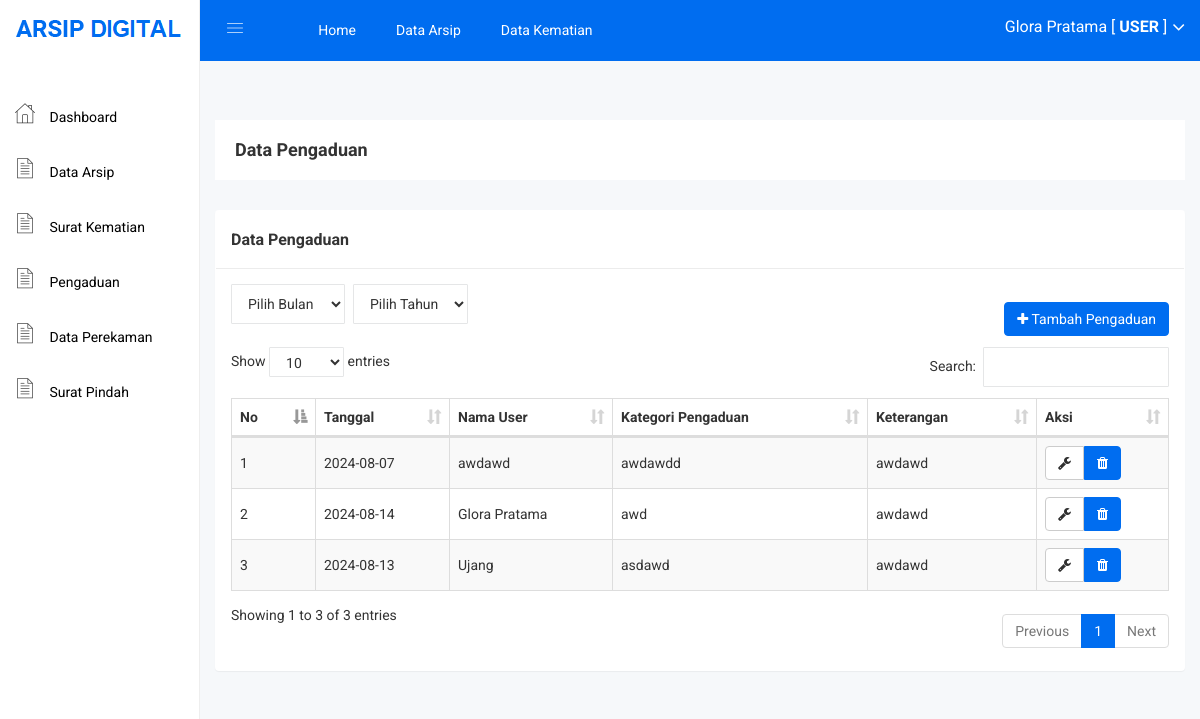
Page /user/pengaduan.php (signed in) on the committed database.
### tables this page shows
CREATE TABLE IF NOT EXISTS `pengaduan` (
  `id_pengaduan` int NOT NULL AUTO_INCREMENT,
  `tanggal` date NOT NULL,
  `nama_user` varchar(255) NOT NULL,
  `kategori_pengaduan` varchar(255) NOT NULL,
  `keterangan` text NOT NULL,
  PRIMARY KEY (`id_pengaduan`)
);

### user/pengaduan.php (the view, shortened to what this page needs)
<?php include 'header.php'; ?>
<br>
<br>
<div class="breadcome-area">
    <div class="container-fluid">
        <div class="row">
            <div class="col-lg-12 col-md-12 col-sm-12 col-xs-12">
                <div class="breadcome-list">
                    <div class="row">
                        <div class="col-lg-6 col-md-6 col-sm-6 col-xs-12">
                            <div class="breadcome-heading">
                                <h4 style="margin-bottom: 0px">Data Pengaduan</h4>
                            </div>
                        </div>
                    </div>
                </div>
            </div>
        </div>
    </div>
</div>
<div class="container-fluid">
    <div class="panel panel">
        <div class="panel-heading">
            <h3 class="panel-title">Data Pengaduan</h3>
        </div>
        <div class="panel-body">
            <div class="d-flex align-items-center justify-content-between mb-2">
                <div class="d-flex">
                    <div class="form-group">
                        <?= renderMonthSelect('bulan'); ?>
                    </div>
                    <div class="form-group mx-2">
                        <?= renderYearSelect('tahun', 2020, 2025); ?>
                    </div>
                </div>
                <div>
                    <a href="pengaduan_tambah.php" class="btn btn-primary"><i class="fa fa-plus"></i> Tambah Pengaduan</a>
                </div>
            </div>
            <table id="table" class="table table-bordered table-striped table-hover table-datatable">
                <thead>
                    <tr>
                        <th>No</th>
                        <th>Tanggal</th>
                        <th>Nama User</th>
                        <th>Kategori Pengaduan</th>
                        <th>Keterangan</th>
                        <th>Aksi</th>
                    </tr>
                </thead>
                <tbody>
                    <?php
                    $no = 1;
                    $bulan = isset($_GET['bulan']) ? $_GET['bulan'] : date('m');
                    $tahun = isset($_GET['tahun']) ? $_GET['tahun'] : date('Y');
                    $data = mysqli_query($koneksi, "SELECT * FROM pengaduan WHERE MONTH(tanggal)='$bulan' AND YEAR(tanggal)='$tahun'");
                    while ($d = mysqli_fetch_array($data)) {
                    ?>
                        <tr>
                            <td><?= $no++; ?></td>
                            <td><?= $d['tanggal']; ?></td>
                            <td><?= $d['nama_user']; ?></td>
                            <td><?= $d['kategori_pengaduan']; ?></td>
                            <td><?= $d['keterangan']; ?></td>
                            <td>
                                <div class="btn-group">
                                    <a href="pengaduan_edit.php?id=<?= $d['id_pengaduan']; ?>" class="btn btn-default"><i class="fa fa-wrench"></i></a>
                                    <button type="button" class="btn btn-primary" data-toggle="modal" data-target="#deleteModal_<?= $d['id_pengaduan']; ?>">
                                        <i class="fa fa-trash"></i>
                                    </button>
                                </div>
                            </td>
                        </tr>
                    <?php
                    }
                    ?>
                </tbody>
            </table>
        </div>
    </div>
</div>
<?php include 'footer.php'; ?>

### assets/css/main.css (style rules this page uses)
html { color: #222; font-size: 1em; line-height: 1.4; }

### assets/css/style.css (style rules this page uses)
table .btn { margin: 0px !important; }
.btn-primary { background: #006df0; color: white !important; border: 1px solid #006df0; }
.panel-heading { padding: 20px 15px; border-bottom: 1px solid #ececec; }
td { vertical-align: middle !important; }
.mr-2, .mx-2 { margin-right: 0.5rem !important; }
.mb-2, .my-2 { margin-bottom: 0.5rem !important; }
.ml-2, .mx-2 { margin-left: 0.5rem !important; }
.d-flex { display: flex !important; }
.justify-content-between { justify-content: space-between !important; }
.align-items-center { align-items: center !important; }

### assets/js/DataTables/datatables.css (style rules this page uses)
table.dataTable { clear: both; margin-top: 6px !important; margin-bottom: 6px !important; max-width: none !important; border-collapse: separate !important; }
table.dataTable td, table.dataTable th { -webkit-box-sizing: content-box; box-sizing: content-box; }
table.dataTable thead > tr > th.sorting_asc, table.dataTable thead > tr > th.sorting_desc, table.dataTable thead > tr > th.sorting, table.dataTable thead > tr > td.sorting_asc, table.dataTable thead > tr > td.sorting_desc, table.dataTable thead > tr > td.sorting { padding-right: 30px; }
table.dataTable thead .sorting, table.dataTable thead .sorting_asc, table.dataTable thead .sorting_desc, table.dataTable thead .sorting_asc_disabled, table.dataTable thead .sorting_desc_disabled { cursor: pointer; position: relative; }
table.dataTable thead .sorting:after, table.dataTable thead .sorting_asc:after, table.dataTable thead .sorting_desc:after, table.dataTable thead .sorting_asc_disabled:after, table.dataTable thead .sorting_desc_disabled:after { position: absolute; bottom: 8px; right: 8px; display: block; font-family: 'Glyphicons Halflings'; opacity: 0.5; }
table.dataTable thead .sorting:after { opacity: 0.2; content: "\e150"; }
table.dataTable thead .sorting_asc:after { content: "\e155"; }
table.table-bordered.dataTable th, table.table-bordered.dataTable td { border-left-width: 0; }
table.table-bordered.dataTable th:last-child, table.table-bordered.dataTable th:last-child, table.table-bordered.dataTable td:last-child, table.table-bordered.dataTable td:last-child { border-right-width: 0; }
table.table-bordered.dataTable tbody th, table.table-bordered.dataTable tbody td { border-bottom-width: 0; }

### rows in the picture
pengaduan: tanggal "2024-08-07", nama_user "awdawd", kategori_pengaduan "awdawdd", keterangan "awdawd"
pengaduan: tanggal "2024-08-14", nama_user "Glora Pratama", kategori_pengaduan "awd", keterangan "awdawd"
pengaduan: tanggal "2024-08-13", nama_user "Ujang", kategori_pengaduan "asdawd", keterangan "awdawd"

### other values in the picture
$_SESSION['nama'] "Glora Pratama"
